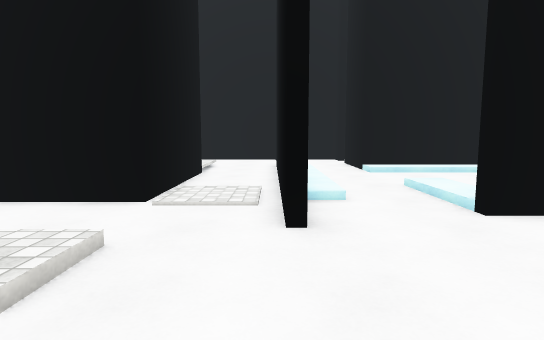
View 1 (above)

16 first-person views from a walk through a 3-D level made in the Unity game engine. The camera is 1.3 m above the floor, tilts 6° down and sees 80° across. The floor is counted in squares, 1 m on a side. Each view is taken from the middle of a square. On the plan, view 1 faces up. The plan holds only what a view shows up to about 14 squares ahead; the rest is blank. The place goes on beyond the plan. The player is left out. Some surface patterns are stand-ins.

View 2
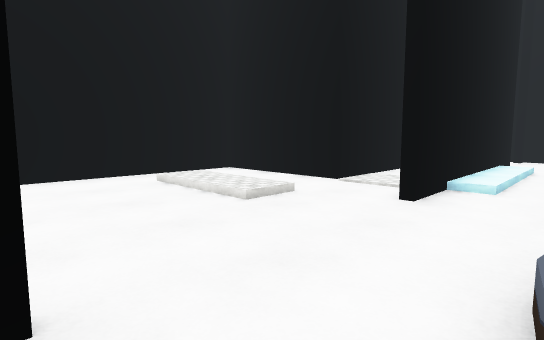

View 3
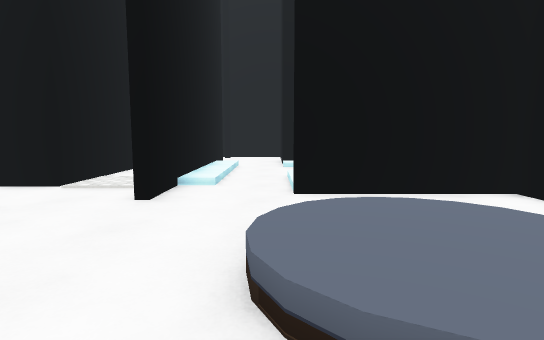

View 4
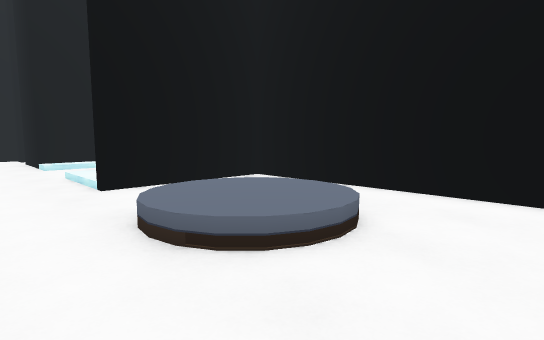

View 5
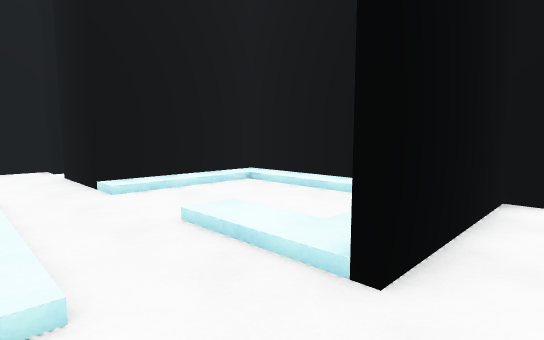

View 6
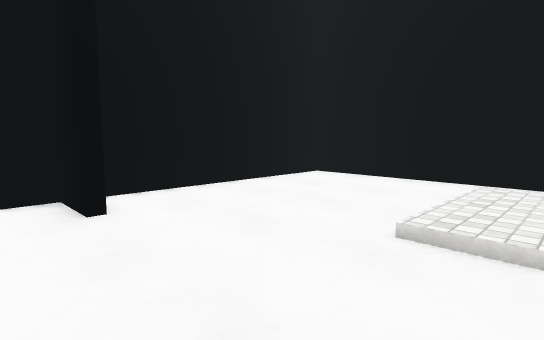

View 7
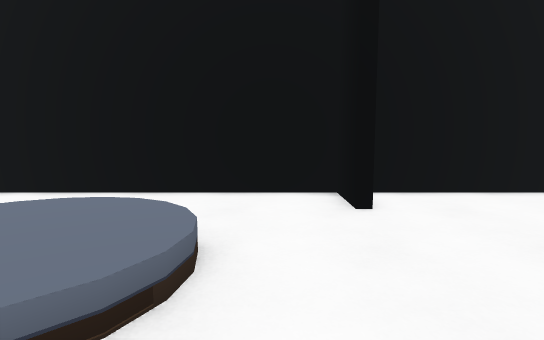

View 8
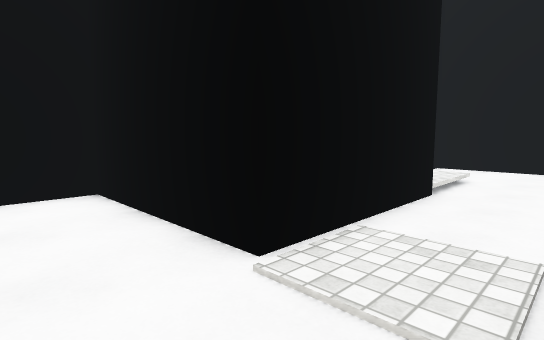

View 9
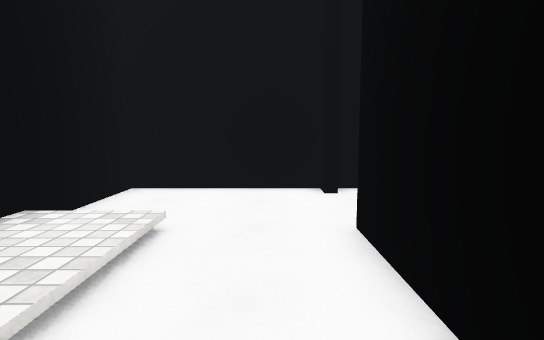

View 10
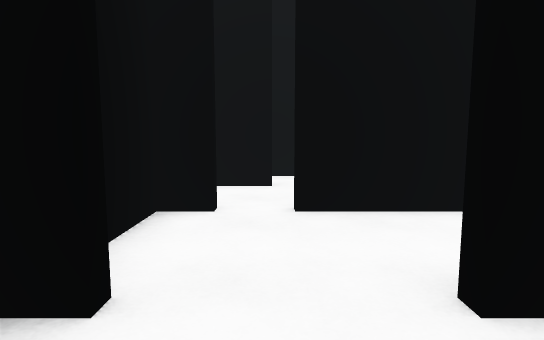

View 11
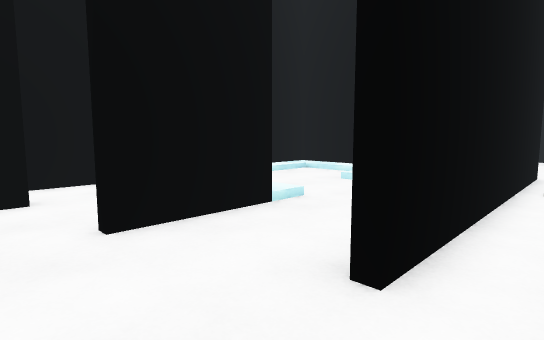

View 12
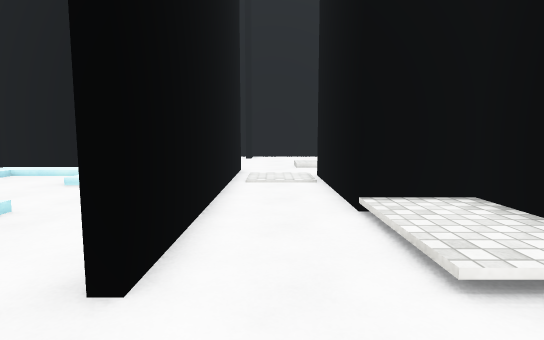

View 13
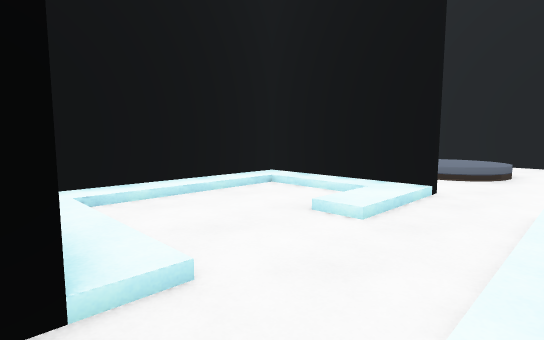

View 14
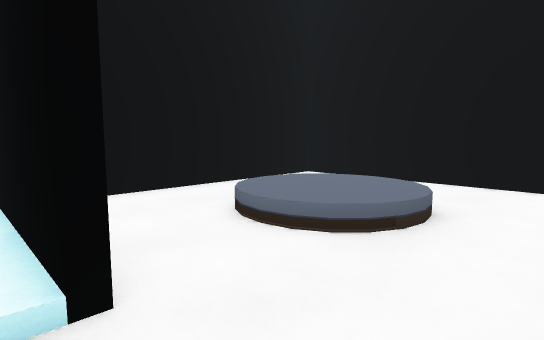

View 15
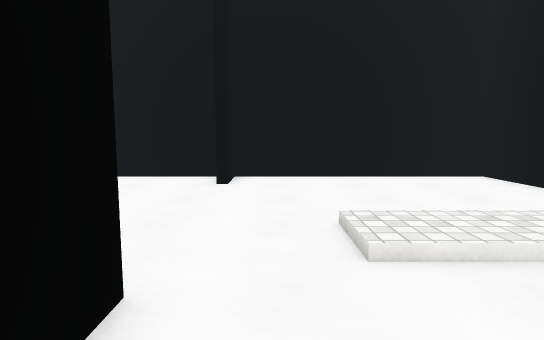

View 16
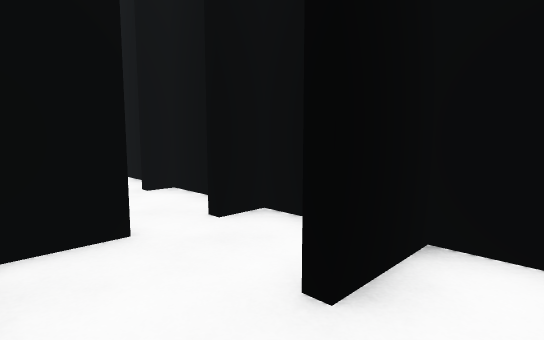

### Floor plan
Key: @ floor where view 1 was taken; # wall or solid block; . main floor; : floor 0.25 m higher than the main floor; + floor 0.5 m higher than the main floor; / step, stairs or slope.
Columns run from 8 left of view 1 to 9 right of it. Each row starts with its distance up from view 1.
 18    ############
 17    #..........#
 16    #..........# .#
 15    #........#....#
 14    #::..#...#// .#
 13    #::..#...######
 12    #::..#:..:::::#
 11    ###..#:......:#
 10      #..#:......:#
  9      #..#:......:#
  8      #..#:..:...:#
  7      #..#:..:...:#
  6 ######..#...:::::#
  5 #.......#...######
  4 #./////..........#
  3 #./:::/..........#
  2 #........../++/..#
  1 #........../++/..#
  0 #.......@../++/..#
 -1 #................#
 -2 #.......#........#
 -3 #.......#........#
 -4 ##################

Positions as (right, up) in squares from view 1, and headings:
1: (0, 0), facing up
2: (3, -2), facing up-left
3: (3, -2), facing up
4: (1, -3), facing up-right
5: (1, 4), facing up-right
6: (2, 4), facing down-left
7: (2, 4), facing down
8: (0, 4), facing up-left
9: (-1, 10), facing up
10: (-2, 16), facing right
11: (-1, 17), facing down-right
12: (-1, 17), facing down
13: (1, 13), facing down-right
14: (1, 6), facing down-right
15: (-1, 7), facing down
16: (8, 14), facing up-left
